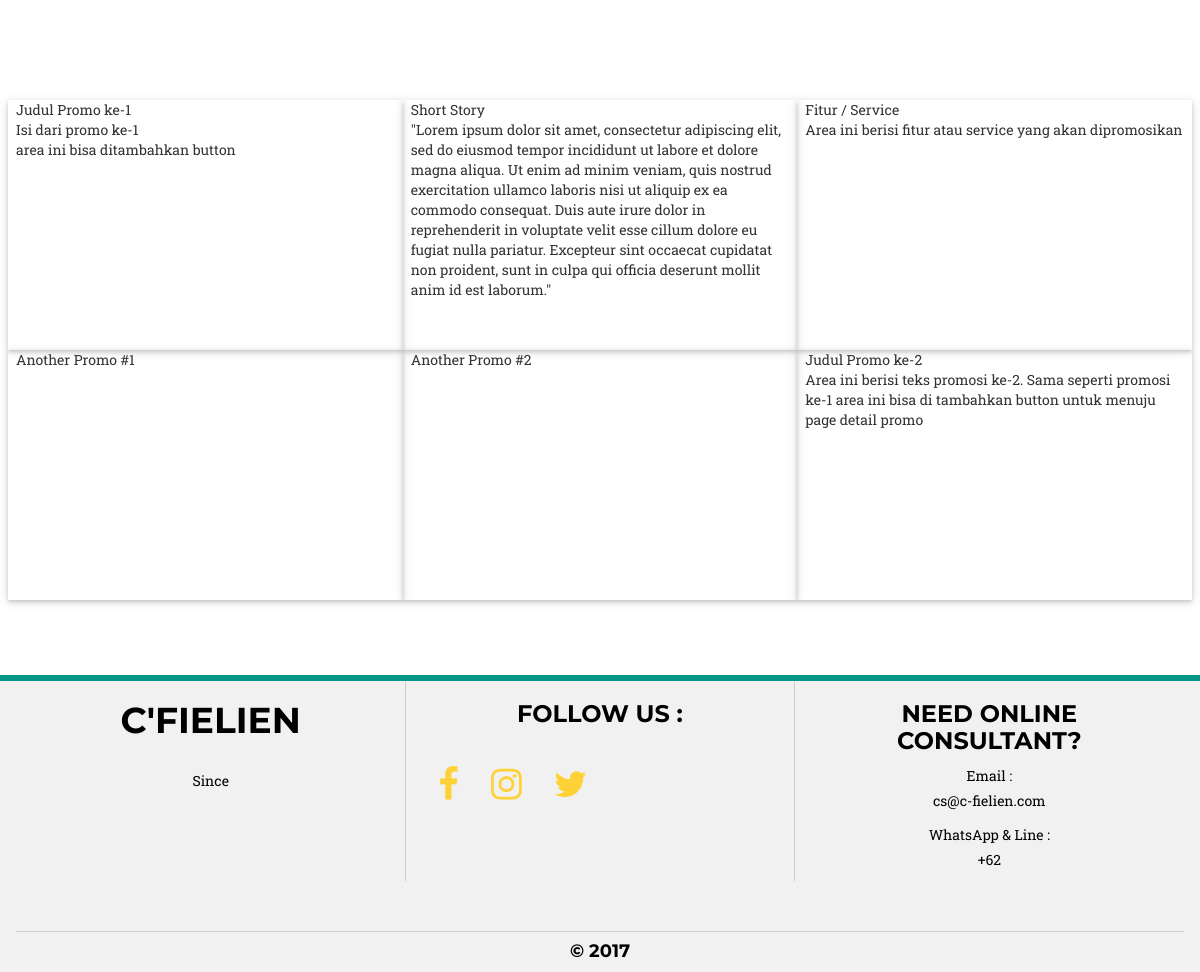
Page /category/sunglasses/men/index.php on the committed database.
### tables this page shows
CREATE TABLE IF NOT EXISTS `page_index` (
  `id` int(11) NOT NULL AUTO_INCREMENT,
  `div` varchar(25) NOT NULL,
  `pic` varchar(50) NOT NULL,
  `judul` varchar(500) NOT NULL,
  `content` varchar(500) NOT NULL,
  PRIMARY KEY (`id`)
);

### category/sunglasses/men/index.php (the view, shortened to what this page needs)
<?php
require '../../../connect_db.php';
$seltest="select * from page_index";
?>
<!DOCTYPE html>
<html>
<head>
<?php
include '../../../head.php';
?>
</head>
<body>
<div class="w3-row-padding" style="margin-top:100px">
<?php
  $result =mysqli_query($mysql, $seltest);
  while ($row = $result -> fetch_assoc()) {
    echo '<div class="w3-card-2 w3-third" style="height:250px">';
  echo $row['judul'];
  echo '<br>';
    echo $row['content'];
  echo '</div>' ;
  }
?>
</div>
<?php
include '../../../footer.php';
?>
</body>
</html>

### head.php (shortened to what this page needs)
<link rel="stylesheet" href="style/w3.css">
<link rel="stylesheet" href="style/font-awesome-4.6.3/css/font-awesome.min.css">
<link href="vendor/bootstrap/css/bootstrap.min.css" rel="stylesheet">
    <link href="vendor/font-awesome/css/font-awesome.min.css" rel="stylesheet" type="text/css">
    <link href="css/agency.min.css" rel="stylesheet">

### footer.php (shortened to what this page needs)
<footer class="w3-container w3-light-grey w3-topbar w3-border-teal" style="margin-top: 75px">
  <div class="w3-row w3-hide-small" style="">
  	<div class="w3-third w3-container w3-center" style="height: 250px">
  		<h1>C'Fielien</h1><br>Since <br><br><br>
  	</div>
  	<div class="w3-third w3-container w3-border-right w3-border-left" style="height: 200px">
  		<h3 style="margin-top: 20px">Follow Us :</h3>
  		<br>
  		<ul class="w3-navbar   w3-left-align">
  			<li><a href="" class="w3-hover-shadow"> <i class="fa fa-facebook w3-xxlarge" ></i></a></li>
  			<li><a href="" class="w3-hover-shadow"> <i class="fa fa-instagram w3-xxlarge" ></i></a></li>
  			<li><a href="" class="w3-hover-shadow"> <i class="fa fa-twitter w3-xxlarge" ></i></a></li>
  		</ul>
  	</div>
  	<div class="w3-third w3-container" style="height: 200px">
  		<div>
  			<h3 style="margin-top: 20px">Need Online Consultant?</h3>
  			<p>
  				Email :<br>cs@c-fielien.com
  			</p>
  			<p>
  				WhatsApp & Line :<br>
  				+62
  			</p>
  		</div>
  	</div>
  </div>
  <div class="w3-container w3-center w3-border-top">
  	<h4>
  	&copy;
  	<?php
  		$date = date('Y');
  		echo $date;
  	?>
  	</h4>
  </div>
</footer>

### style/w3.css (style rules this page uses)
* { -webkit-box-sizing:border-box;-moz-box-sizing:border-box;box-sizing:border-box }
html { -ms-text-size-adjust:100%;-webkit-text-size-adjust:100% }
body { margin:0 }
article,aside,details,figcaption,figure,footer,header,hgroup,main,menu,nav,section,summary { display:block }
a { background-color:transparent }
html,body { font-family:Verdana,sans-serif;font-size:15px;line-height:1.5 }
html { overflow-x:hidden }
h1,h2,h3,h4,h5,h6,.w3-slim,.w3-wide { font-family:"Segoe UI",Arial,sans-serif }
h1 { font-size:36px }
h3 { font-size:24px }
h4 { font-size:20px }
h1,h2,h3,h4,h5,h6 { font-weight:400;margin:10px 0 }
a { color:inherit }
.w3-navbar { list-style-type:none;margin:0;padding:0;overflow:hidden }
.w3-navbar li { float:left }
.w3-navbar li a,.w3-navitem { display:block;padding:8px 16px }
.w3-navbar a,.w3-topnav a,.w3-sidenav a,.w3-dropdown-content a,.w3-accordion-content a,.w3-dropnav a { text-decoration:none!important }
.w3-btn,.w3-btn-floating,.w3-dropnav a,.w3-btn-floating-large,.w3-btn-block,.w3-hover-shadow,.w3-hover-opacity, .w3-navbar a,.w3-sidenav a,.w3-pagination li a,.w3-hoverable tbody tr,.w3-hoverable li,.w3-accordion-content a,.w3-dropdown-content a,.w3-dropdown-click:hover,.w3-dropdown-hover:hover,.w3-opennav,.w3-closenav,.w3-closebtn, .w3-hover-amber,.w3-hover-aqua,.w3-hover-blue,.w3-hover-light-blue,.w3-hover-brown,.w3-hover-cyan,.w3-hover-blue-grey,.w3-hover-green,.w3-hover-light-green,.w3-hover-indigo,.w3-hover-khaki,.w3-hover-lime,.w3-hover-orange,.w3-hover-deep-orange,.w3-hover-pink, .w3-hover-purple,.w3-hover-deep-purple,.w3-hover-red,.w3-hover-sand,.w3-hover-teal,.w3-hover-yellow,.w3-hover-white,.w3-hover-black,.w3-hover-grey,.w3-hover-light-grey,.w3-hover-dark-grey,.w3-hover-text-amber,.w3-hover-text-aqua,.w3-hover-text-blue,.w3-hover-text-light-blue, .w3-hover-text-brown,.w3-hover-text-cyan,.w3-hover-text-blue-grey,.w3-hover-text-green,.w3-hover-text-light-green,.w3-hover-text-indigo,.w3-hover-text-khaki,.w3-hover-text-lime,.w3-hover-text-orange,.w3-hover-text-deep-orange,.w3-hover-text-pink,.w3-hover-text-purple, .w3-hover-text-deep-purple,.w3-hover-text-red,.w3-hover-text-sand,.w3-hover-text-teal,.w3-hover-text-yellow,.w3-hover-text-white,.w3-hover-text-black,.w3-hover-text-grey,.w3-hover-text-light-grey,.w3-hover-text-dark-grey { -webkit-transition:background-color .3s,color .15s,box-shadow .3s,opacity 0.3s;transition:background-color .3s,color .15s,box-shadow .3s,opacity 0.3s }
.w3-container:after,.w3-panel:after,.w3-row:after,.w3-row-padding:after,.w3-topnav:after,.w3-clear:after,.w3-btn-group:before,.w3-btn-group:after,.w3-btn-bar:before,.w3-btn-bar:after { content:"";display:table;clear:both }
.w3-col,.w3-half,.w3-third,.w3-twothird,.w3-threequarter,.w3-quarter { float:left;width:100% }
.w3-col.s12,.w3-half,.w3-third,.w3-twothird,.w3-threequarter,.w3-quarter { width:99.99999% }
@media only screen and (min-width:601px) { .w3-col.m4,.w3-third { width:33.33333% } }
@media only screen and (min-width:993px) { .w3-col.l4,.w3-third { width:33.33333% } }
.w3-xxlarge { font-size:36px!important }
.w3-left-align { text-align:left!important }
.w3-center { text-align:center!important }
.w3-border-top { border-top:1px solid #ccc!important }
.w3-border-left { border-left:1px solid #ccc!important }
.w3-border-right { border-right:1px solid #ccc!important }
.w3-topbar { border-top:6px solid #ccc!important }
.w3-row-padding,.w3-row-padding>.w3-half,.w3-row-padding>.w3-third,.w3-row-padding>.w3-twothird,.w3-row-padding>.w3-threequarter,.w3-row-padding>.w3-quarter,.w3-row-padding>.w3-col { padding:0 8px }
.w3-container { padding:0.01em 16px }
.w3-card-2,.w3-example { box-shadow:0 2px 4px 0 rgba(0,0,0,0.16),0 2px 10px 0 rgba(0,0,0,0.12)!important }
.w3-light-grey,.w3-hover-light-grey:hover { color:#000!important;background-color:#f1f1f1!important }
.w3-border-teal,.w3-hover-border-teal:hover { border-color:#009688!important }

### rows in the picture
page_index: judul "Judul Promo ke-1", content "Isi dari promo ke-1 area ini bisa ditambahkan button"
page_index: judul "Short Story", content "\"Lorem ipsum dolor sit amet, consectetur adipiscing elit, sed do eiusmod tempor incididunt ut labore et dolore magna aliqua. Ut enim ad minim veniam, quis nostrud exercitation ullamco laboris nisi ut aliquip ex ea commodo consequat. Duis aute irure dolor in reprehenderit in voluptate velit esse cillum dolore eu fugiat nulla pariatur. Excepteur sint occaecat cupidatat non proident, sunt in culpa qui officia deserunt mollit anim id est laborum.\""
page_index: judul "Fitur / Service", content "Area ini berisi fitur atau service yang akan dipromosikan"
page_index: judul "Another Promo #1"
page_index: judul "Another Promo #2"
page_index: judul "Judul Promo ke-2", content "Area ini berisi teks promosi ke-2. Sama seperti promosi ke-1 area ini bisa di tambahkan button untuk menuju page detail promo"
